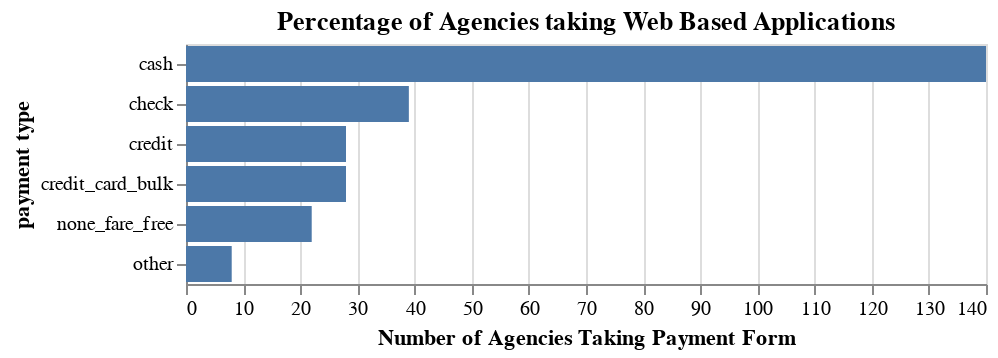

This figure's notebook cell:
### Code cell
p_df = pd.DataFrame.from_dict(payments, orient='index').reset_index().rename({0: 'count'}, axis=1)
alt.Chart(p_df).mark_bar().encode(
  alt.X('count', title="Number of Agencies Taking Payment Form"),
  alt.Y('index', title="payment type")
).properties(
    title='Percentage of Agencies taking Web Based Applications'
)

### Figure 1 — Vega-Lite specification as saved in the notebook (floating-point values rounded to 4 significant figures)
{"usermeta": {"embedOptions": {"theme": "urbaninstitute"}}, "config": {"view": {"continuousWidth": 400, "continuousHeight": 300}}, "data": {"name": "data-b90e84d6c63123fe97bc1ad319fb7041"}, "mark": "bar", "encoding": {"x": {"type": "quantitative", "field": "count", "title": "Number of Agencies Taking Payment Form"}, "y": {"type": "nominal", "field": "index", "title": "payment type"}}, "title": "Percentage of Agencies taking Web Based Applications", "$schema": "https://vega.github.io/schema/vega-lite/v4.8.1.json", "datasets": {"data-b90e84d6c63123fe97bc1ad319fb7041": [{"index": "none_fare_free", "count": 22}, {"index": "other", "count": 8}, {"index": "cash", "count": 140}, {"index": "check", "count": 39}, {"index": "credit", "count": 28}, {"index": "credit_card_bulk", "count": 28}]}}
